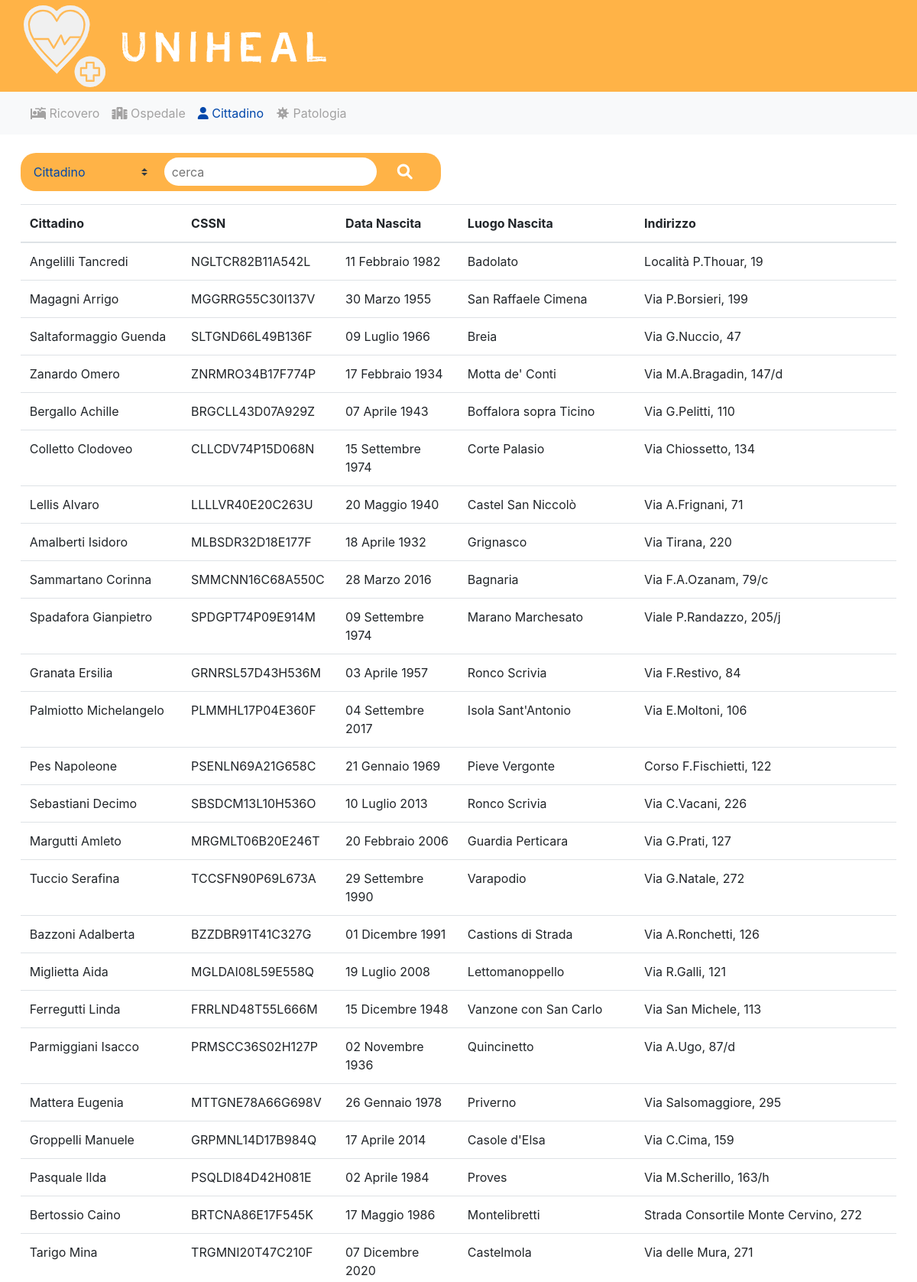
/cittadino/ (upper part), run on the app's committed database.
### tables/models.py (models this page shows, shortened)
class CittadinoTable(models.Model):
        cognome = models.CharField(max_length=20)
        nome = models.CharField(max_length=20)
        nasLuogo = models.CharField(max_length=20)
        nasRegione = models.CharField(max_length=20)
        nasProv = models.CharField(max_length=4)
        nasCap = models.CharField(max_length=7)
        dataNascita = models.DateField()
        codFiscale = models.CharField(max_length=50)
        resLuogo = models.CharField(max_length=50)
        resRegione = models.CharField(max_length=50)
        resProv = models.CharField(max_length=4)
        resCap = models.CharField(max_length=7)
        indirizzo = models.CharField(max_length=60)

### tables/views.py (the view)
# urls.py: path('cittadino/', searchCittadini, name='listaPers'),
def searchCittadini(request):
    search_option = request.GET.get('inlineFormCustomSelect', '')
    search_value = request.GET.get('cerca', '')
    if search_option and search_value:
        if search_option == '1':
            queryset = CittadinoTable.objects.filter(cognome__icontains=search_value)
        elif search_option == '2':
            queryset = CittadinoTable.objects.filter(codFiscale__icontains=search_value)
        elif search_option == '3':
            queryset = CittadinoTable.objects.filter(dataNascita__icontains=search_value)
        elif search_option == '4':
            queryset = CittadinoTable.objects.filter(nasLuogo__icontains=search_value)
        elif search_option == '5':
            queryset = CittadinoTable.objects.filter(indirizzo__icontains=search_value)
    else:
        queryset = CittadinoTable.objects.all()
    return render(request, 'Cittadini.html', {'queryset': queryset})

### templates/cittadini.html (shortened to what this page needs)
{% extends "base.html" %}
{% block search_option %}
    <option value="1">Cittadino</option>
{% endblock search_option %}
{% block content %}
    <div class="container-fluid">
        <table class="table">
            <thead>
                <tr>
                    <th>Cittadino</th>
                    <th>CSSN</th>
                    <th>Data Nascita</th>
                    <th>Luogo Nascita</th>
                    <th>Indirizzo</th>
                </tr>
            </thead>
            <tbody>
                {% for object in queryset %}
                <tr>
                    <td>{{ object.cognome }} {{ object.nome }}</td>
                    <td>{{ object.codFiscale }} </td>
                    <td>{{ object.dataNascita }} </td>
                    <td>{{ object.nasLuogo }}</td>
                    <td>{{ object.indirizzo }} </td>
                </tr>
                {% empty %}
                <tr>
                    <td colspan="5">Nessun record trovato</td>
                </tr>
                {% endfor %}
            </tbody>
        </table>
    </div>
{% endblock content %}

### static/css/uniheal.css (style rules this page uses)
.table { clear: both; width: 98%; margin-left: auto; margin-right: auto; }

### data on the page
CittadinoTable: cognome "Angelilli", nome "Tancredi", codFiscale "NGLTCR82B11A542L", dataNascita "11 Febbraio 1982", nasLuogo "Badolato", indirizzo "Località P.Thouar, 19"
CittadinoTable: cognome "Magagni", nome "Arrigo", codFiscale "MGGRRG55C30I137V", dataNascita "30 Marzo 1955", nasLuogo "San Raffaele Cimena", indirizzo "Via P.Borsieri, 199"
CittadinoTable: cognome "Saltaformaggio", nome "Guenda", codFiscale "SLTGND66L49B136F", dataNascita "09 Luglio 1966", nasLuogo "Breia", indirizzo "Via G.Nuccio, 47"
CittadinoTable: cognome "Zanardo", nome "Omero", codFiscale "ZNRMRO34B17F774P", dataNascita "17 Febbraio 1934", nasLuogo "Motta de' Conti", indirizzo "Via M.A.Bragadin, 147/d"
CittadinoTable: cognome "Bergallo", nome "Achille", codFiscale "BRGCLL43D07A929Z", dataNascita "07 Aprile 1943", nasLuogo "Boffalora sopra Ticino", indirizzo "Via G.Pelitti, 110"
CittadinoTable: cognome "Colletto", nome "Clodoveo", codFiscale "CLLCDV74P15D068N", dataNascita "15 Settembre 1974", nasLuogo "Corte Palasio", indirizzo "Via Chiossetto, 134"
CittadinoTable: cognome "Lellis", nome "Alvaro", codFiscale "LLLLVR40E20C263U", dataNascita "20 Maggio 1940", nasLuogo "Castel San Niccolò", indirizzo "Via A.Frignani, 71"
CittadinoTable: cognome "Amalberti", nome "Isidoro", codFiscale "MLBSDR32D18E177F", dataNascita "18 Aprile 1932", nasLuogo "Grignasco", indirizzo "Via Tirana, 220"
CittadinoTable: cognome "Sammartano", nome "Corinna", codFiscale "SMMCNN16C68A550C", dataNascita "28 Marzo 2016", nasLuogo "Bagnaria", indirizzo "Via F.A.Ozanam, 79/c"
CittadinoTable: cognome "Spadafora", nome "Gianpietro", codFiscale "SPDGPT74P09E914M", dataNascita "09 Settembre 1974", nasLuogo "Marano Marchesato", indirizzo "Viale P.Randazzo, 205/j"
CittadinoTable: cognome "Granata", nome "Ersilia", codFiscale "GRNRSL57D43H536M", dataNascita "03 Aprile 1957", nasLuogo "Ronco Scrivia", indirizzo "Via F.Restivo, 84"
CittadinoTable: cognome "Palmiotto", nome "Michelangelo", codFiscale "PLMMHL17P04E360F", dataNascita "04 Settembre 2017", nasLuogo "Isola Sant'Antonio", indirizzo "Via E.Moltoni, 106"
CittadinoTable: cognome "Pes", nome "Napoleone", codFiscale "PSENLN69A21G658C", dataNascita "21 Gennaio 1969", nasLuogo "Pieve Vergonte", indirizzo "Corso F.Fischietti, 122"
CittadinoTable: cognome "Sebastiani", nome "Decimo", codFiscale "SBSDCM13L10H536O", dataNascita "10 Luglio 2013", nasLuogo "Ronco Scrivia", indirizzo "Via C.Vacani, 226"
CittadinoTable: cognome "Margutti", nome "Amleto", codFiscale "MRGMLT06B20E246T", dataNascita "20 Febbraio 2006", nasLuogo "Guardia Perticara", indirizzo "Via G.Prati, 127"
CittadinoTable: cognome "Tuccio", nome "Serafina", codFiscale "TCCSFN90P69L673A", dataNascita "29 Settembre 1990", nasLuogo "Varapodio", indirizzo "Via G.Natale, 272"
CittadinoTable: cognome "Bazzoni", nome "Adalberta", codFiscale "BZZDBR91T41C327G", dataNascita "01 Dicembre 1991", nasLuogo "Castions di Strada", indirizzo "Via A.Ronchetti, 126"
CittadinoTable: cognome "Miglietta", nome "Aida", codFiscale "MGLDAI08L59E558Q", dataNascita "19 Luglio 2008", nasLuogo "Lettomanoppello", indirizzo "Via R.Galli, 121"
CittadinoTable: cognome "Ferregutti", nome "Linda", codFiscale "FRRLND48T55L666M", dataNascita "15 Dicembre 1948", nasLuogo "Vanzone con San Carlo", indirizzo "Via San Michele, 113"
CittadinoTable: cognome "Parmiggiani", nome "Isacco", codFiscale "PRMSCC36S02H127P", dataNascita "02 Novembre 1936", nasLuogo "Quincinetto", indirizzo "Via A.Ugo, 87/d"
CittadinoTable: cognome "Mattera", nome "Eugenia", codFiscale "MTTGNE78A66G698V", dataNascita "26 Gennaio 1978", nasLuogo "Priverno", indirizzo "Via Salsomaggiore, 295"
CittadinoTable: cognome "Groppelli", nome "Manuele", codFiscale "GRPMNL14D17B984Q", dataNascita "17 Aprile 2014", nasLuogo "Casole d'Elsa", indirizzo "Via C.Cima, 159"
CittadinoTable: cognome "Pasquale", nome "Ilda", codFiscale "PSQLDI84D42H081E", dataNascita "02 Aprile 1984", nasLuogo "Proves", indirizzo "Via M.Scherillo, 163/h"
CittadinoTable: cognome "Bertossio", nome "Caino", codFiscale "BRTCNA86E17F545K", dataNascita "17 Maggio 1986", nasLuogo "Montelibretti", indirizzo "Strada Consortile Monte Cervino, 272"
CittadinoTable: cognome "Tarigo", nome "Mina", codFiscale "TRGMNI20T47C210F", dataNascita "07 Dicembre 2020", nasLuogo "Castelmola", indirizzo "Via delle Mura, 271"
